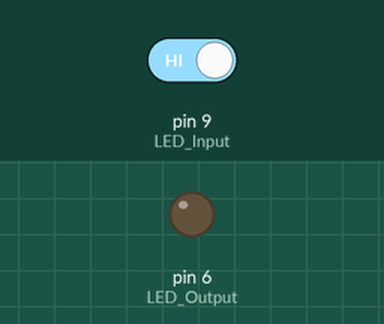
Recording of a sketch running on a simulated Arduino Uno, built with avr-gcc and run on an emulated ATmega328P. On the bench: output pins drawn as LEDs (lit = HIGH). The test bench sets the inputs (shaded band); at power-on: pin 9 (LED_Input) HIGH.

Above: at 1.2 s.
1.3 s: pin 9 (LED_Input) driven LOW
At 1.8 s:
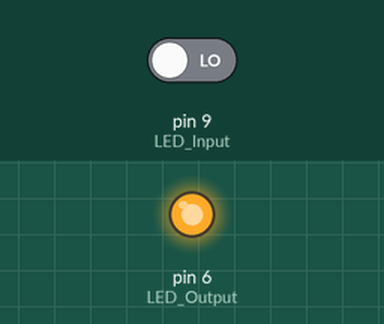
2.8 s: pin 9 (LED_Input) driven HIGH
At 4.1 s:
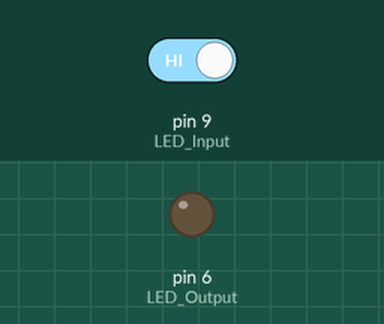
Timing chart, 0 to 5.8 s (numbered marks = the images above; inputs shaded):
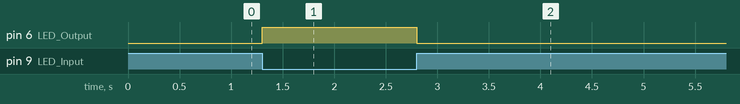

Measured:
- after the input at 1.3 s, pin 6 (LED_Output): LOW → HIGH at once
- after the input at 2.8 s, pin 6 (LED_Output): HIGH → LOW at once

The sketch:

Lab_2.ino
```cpp
#define LED_Output 6
#define LED_Input 9

void setup()
{
  pinMode(LED_Output, OUTPUT);
  pinMode(LED_Input, INPUT);
}
  void loop ()
  {
  if (digitalRead(LED_Input) == LOW)
  {
    digitalWrite(LED_Output, HIGH);
  }
  else
  {
    digitalWrite(LED_Output, LOW);
  }
}
```
